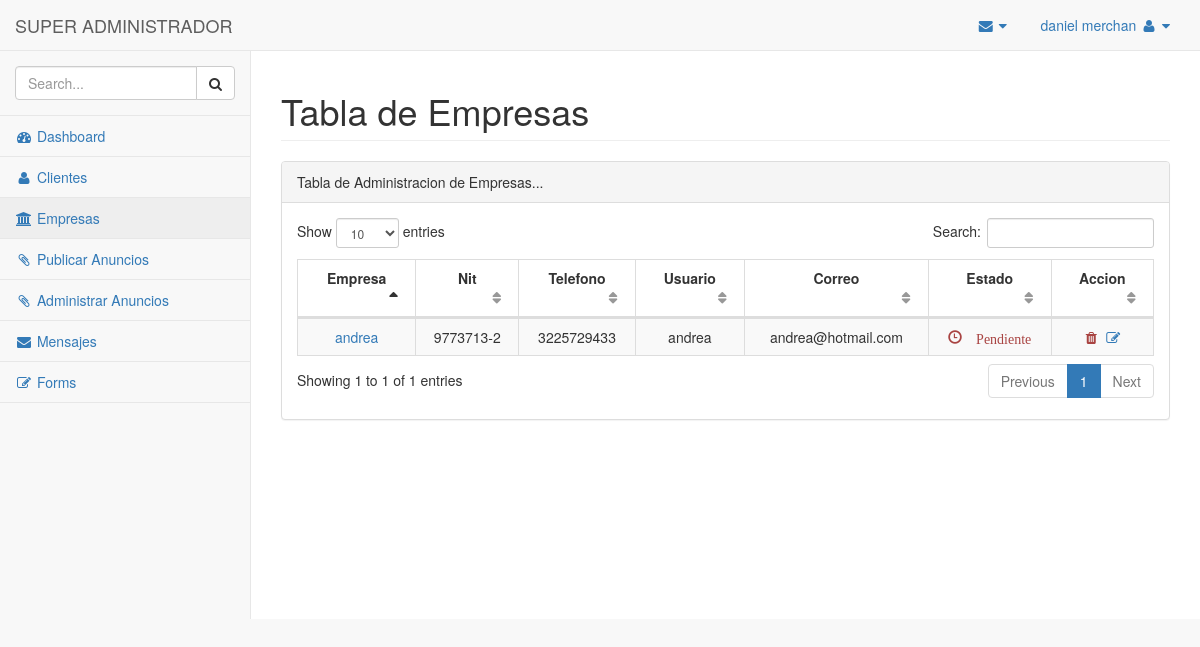
/admin/empresa.php (signed in), run on an earlier commit of the app's database.
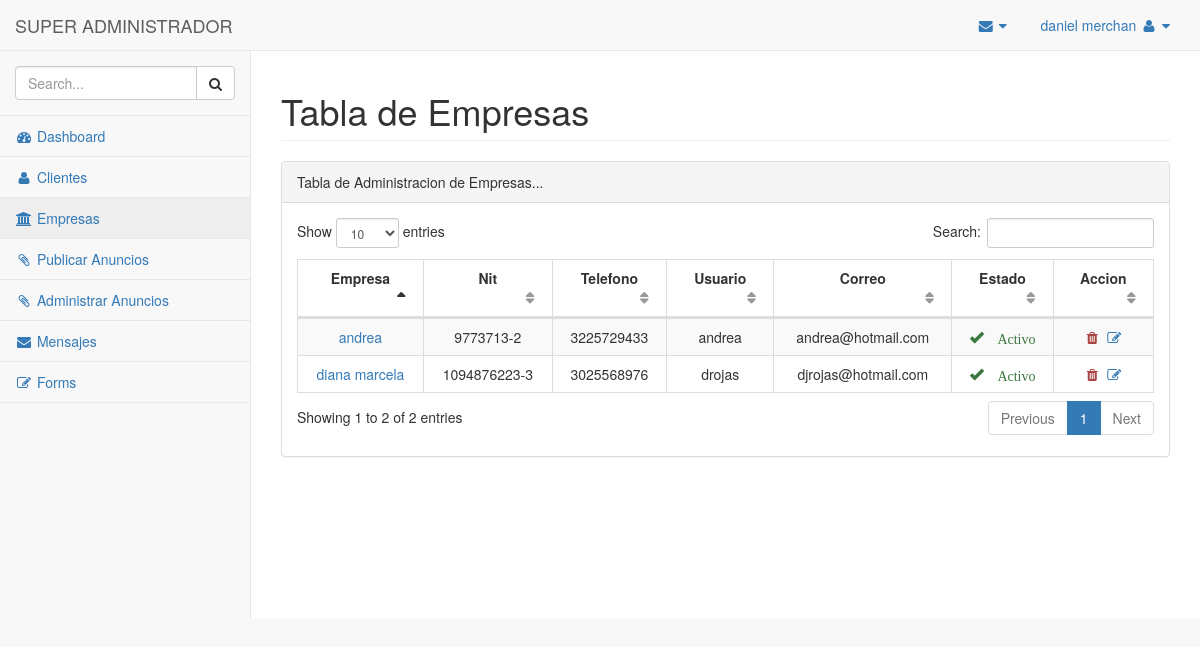
And on a later commit of the database.
### tables this page shows
CREATE TABLE `user` (
  `user_id` int(11) NOT NULL,
  `user_nombre` varchar(70) NOT NULL,
  `user_apellido` varchar(70) NOT NULL,
  `user_cedula` varchar(15) NOT NULL,
  `user_correo` varchar(100) NOT NULL,
  `user_usuario` varchar(30) NOT NULL,
  `user_telefono` varchar(10) NOT NULL,
  `password` varchar(1200) NOT NULL,
  `user_entidad` set('empresa','cliente','pendiente','') NOT NULL DEFAULT 'pendiente',
  `user_createat` date NOT NULL,
  `user_active` tinyint(1) NOT NULL,
  `user_role` set('ROLE_USER','ROLE_ADMIN','ROLE_SUADMIN','') NOT NULL DEFAULT 'ROLE_USER',
  `user_ip` varchar(20) DEFAULT NULL
);

### admin/empresa.php (the view, shortened to what the changed rows need)
<?php
if(!isset($_SESSION["session_username"])) {
    header("location:../");
} else {
?>
<!DOCTYPE html>
<html lang="en">
<head>
    <link href="./vendor/bootstrap/css/bootstrap.min.css" rel="stylesheet">
    <link href="./vendor/metisMenu/metisMenu.min.css" rel="stylesheet">
    <link href="./vendor/datatables-plugins/dataTables.bootstrap.css" rel="stylesheet">
    <link href="./vendor/datatables-responsive/dataTables.responsive.css" rel="stylesheet">
    <link href="./dist/css/sb-admin-2.css" rel="stylesheet">
    <link href="./vendor/font-awesome/css/font-awesome.min.css" rel="stylesheet" type="text/css">
</head>
<body>
    <div id="wrapper">
        <nav class="navbar navbar-default navbar-static-top" role="navigation" style="margin-bottom: 0">
            <div class="navbar-header">
                <a class="navbar-brand" href="index.html">
                <?php if ($_SESSION['user_suadmin'] == "ROLE_SUADMIN"){
                    echo "SUPER ADMINISTRADOR";
                };?></a>
            </div>
            <ul class="nav navbar-top-links navbar-right">
                <li class="dropdown">
                    <a class="dropdown-toggle" data-toggle="dropdown" href="#">
                        <i class="fa fa-envelope fa-fw"></i> <i class="fa fa-caret-down"></i>
                    </a>
                </li>
                 <li class="dropdown">
                    <a class="dropdown-toggle" data-toggle="dropdown" href="#">
                        <?php echo $_SESSION['session_username'];?> <i class="fa fa-user fa-fw"></i> <i class="fa fa-caret-down"></i>
                    </a>
                </li>
            </ul>
            <div class="navbar-default sidebar" role="navigation">
                <div class="sidebar-nav navbar-collapse">
                    <ul class="nav" id="side-menu">
                        <li class="sidebar-search">
                            <div class="input-group custom-search-form">
                                <input type="text" class="form-control" placeholder="Search...">
                                <span class="input-group-btn">
                                <button class="btn btn-default" type="button">
                                    <i class="fa fa-search"></i>
                                </button>
                            </span>
                            </div>
                        </li>
                        <li>
                            <a href="./"><i class="fa fa-dashboard fa-fw"></i> Dashboard</a>
                        </li>
                        <li>
                            <a href="clientes.php"><i class="fa fa-user fa-fw"></i> Clientes</a>
                        </li>
                        <li>
                            <a href="empresa.php"><i class="fa fa-university fa-fw"></i> Empresas</a>
                        </li>
                        <li>
                            <a href="banner.php"><i class="fa fa-paperclip fa-fw"></i> Publicar Anuncios</a>
                        </li>
                        <li>
                            <a href="adminbanner.php"><i class="fa fa-paperclip fa-fw"></i> Administrar Anuncios</a>
                        </li>
                        <li>
                            <a href="message.php"><i class="fa fa-envelope fa-fw"></i> Mensajes</a>
                        </li>
                        <li>
                            <a href="forms.php"><i class="fa fa-edit fa-fw"></i> Forms</a>
                        </li>
                    </ul>
                </div>
            </div>
        </nav>
        <div id="page-wrapper">
            <div class="row">
                <div class="col-lg-12">
                    <h1 class="page-header">Tabla de Empresas</h1>
                </div>
            </div>
            <div class="row">
                <div class="col-lg-12">
                    <div class="panel panel-default">
                        <div class="panel-heading">
                            Tabla de Administracion de Empresas...
                        </div>
                        <div class="panel-body">
                            <table width="100%" class="table table-striped table-bordered table-hover" id="dataTables-example">
                                <thead>
                                    <tr>
                                        <th><center>Empresa</center></th>
                                        <th><center>Nit</center></th>
                                        <th><center>Telefono</center></th>
                                        <th><center>Usuario</center></th>
                                        <th><center>Correo</center></th>
                                        <th><center>Estado</center></th>
                                        <th><center>Accion</center></th>
                                    </tr>
                                </thead>
                                <tbody>
                          <?php
                            require '../logica/database.php';
                            $user ="ROLE_USER";
                            $empresa = "empresa";
                            $entidad = "SELECT * FROM `user` WHERE `user_role` = '$user' AND user_entidad = '$empresa' ";
                            $re=mysqli_query($conexion,$entidad) or die (mysql_error());
                            while ($row=mysqli_fetch_array($re)){ ?>
                                    <tr >
                                        <td><center><a href="viewempresa.php?view=<?php echo $row['user_id'];?>"><?php echo $row['user_nombre'];?></a></center></td>
                                        <td><center><?php echo $row['user_cedula'];?></center></td>
                                        <td><center><?php echo $row['user_telefono'];?></center></td>
                                        <td><center><?php echo $row['user_usuario'];?></center></td>
                                        <td><center><?php echo $row['user_correo'];?></center></td>
                                        <td><center>
                                        <?php if ($row['user_active'] == 1){
                                                 echo '<span class="glyphicon glyphicon-ok text-success"> Activo</span>';
                                                } elseif ($row['user_active'] == 0){
                                                 echo '<span class="glyphicon glyphicon-time text-danger"> Pendiente</span>';
                                                };?>
                                        </center></td>
                                        <td><center> <a href="../logica/deleteCliente.php?delete=<?php echo $row['user_id'];?>"><span class="text-danger"> <i class="fa fa-trash fa-fw"></i> </span> </a>
                                        <a href="editempresa.php?view=<?php echo $row['user_id'];?>"> <i class="fa fa-edit fa-fw"></i> </span> </a>
                                        </center></td>
                                    </tr>
                             <?php } ?>
                                </tbody>
                            </table>
                        </div>
                    </div>
                </div>
            </div>
        </div>
    </div>
</body>
</html>
<?php
}
?>

What changed in the data, as far as the page shows it:
now on this page (row edited): user: user_nombre "diana marcela", user_cedula "1094876223-3", user_telefono "3025568976", user_usuario "drojas", user_correo "djrojas@hotmail.com", user_active "Activo"
changed user "andrea": user_active "Pendiente" → "Activo"
Also different on the page:
text written by a page script: "Show entries Search: Showing 1 to 1 of 1 entries Previous 1 Next" → "Show entries Search: Showing 1 to 2 of 2 entries Previous 1 Next"
